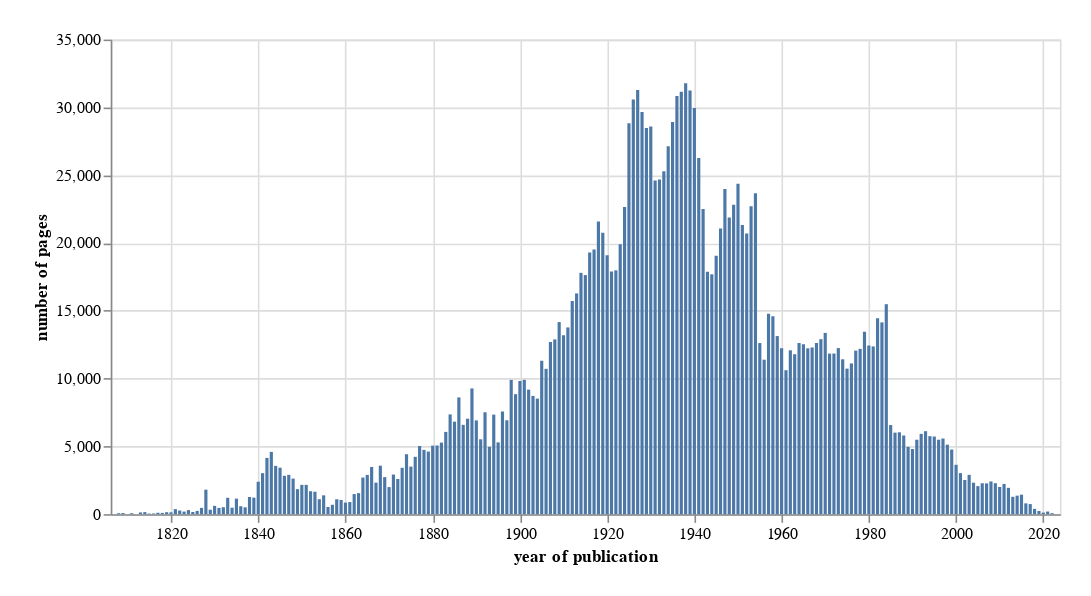

Source (notebook cell):
### Markdown cell above
```{glue:figure} chart-issues-years
:name: chart-issues-years
Number of periodical issues by year
```

### Code cell
import altair as alt

df_pages_years = df_issues.groupby("year")["pages"].sum().to_frame().reset_index()

df_issues["year"] = df_issues["date"].str.slice(0,4)

df_issues_years = df_issues["year"].value_counts().to_frame().reset_index()

# Add a link to the db of issues in Datasette
df_issues_years["db_link"] = df_issues_years["year"].apply(lambda x: f"https://glam-workbench.net/datasette-lite/?url=https://github.com/GLAM-Workbench/trove-periodicals-data/blob/main/periodicals.db&install=datasette-json-html&install=datasette-template-sql&metadata=https://github.com/GLAM-Workbench/trove-periodicals-data/blob/main/metadata.json#/periodicals/issues?date__lte={x}-12-31&date__gte={x}-01-01&_sort=date")

chart_pages_years = alt.Chart(df_pages_years.loc[df_pages_years["year"] > "1800"]).mark_bar(size=2).encode(
    x=alt.X("year:T", title="year of publication"),
    y=alt.Y("pages:Q", title="number of pages"),
    tooltip=[alt.Tooltip("year:T", format="%Y"), alt.Tooltip("pages:Q", title="pages", format=",")]
).properties(width=600, height=300, padding=20)

chart_pages_years

### Figure 1 — Vega-Lite specification as saved in the notebook (floating-point values rounded to 4 significant figures; data arrays with more than 128 entries replaced by an {"elided": "..."} marker saying what was removed)
{"usermeta": {"embedOptions": {"loader": {"target": "_blank"}}}, "data": {"name": "data-42d5196b468a1f3e11eec028d108106c"}, "mark": {"type": "bar", "size": 2}, "encoding": {"tooltip": [{"field": "year", "format": "%Y", "type": "temporal"}, {"field": "pages", "format": ",", "title": "pages", "type": "quantitative"}], "x": {"field": "year", "title": "year of publication", "type": "temporal"}, "y": {"field": "pages", "title": "number of pages", "type": "quantitative"}}, "height": 300, "padding": 20, "width": 600, "$schema": "https://vega.github.io/schema/vega-lite/v5.16.3.json", "datasets": {"data-42d5196b468a1f3e11eec028d108106c": {"elided": "213 records"}}}
